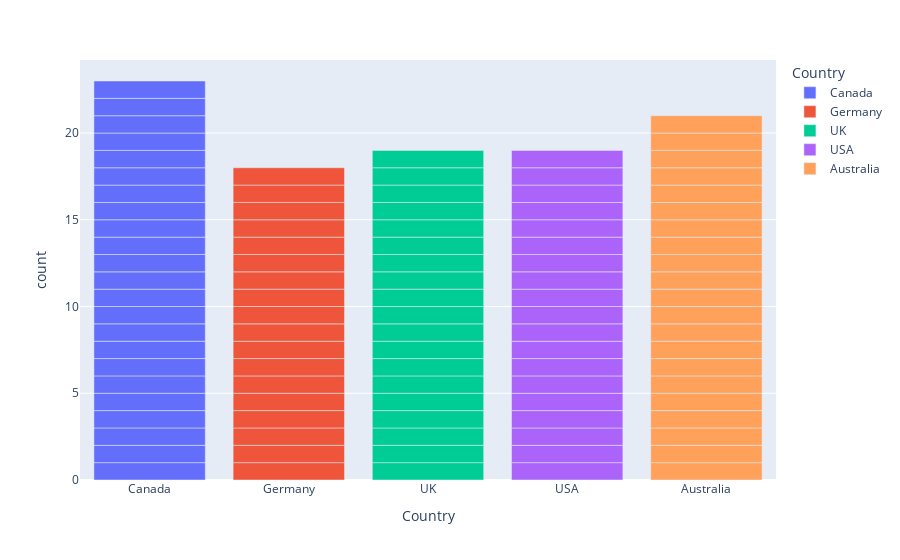

Notebook source saved alongside this figure:
### Code cell
px.bar(df,x="Country",color="Country")

### Figure 1 — Plotly figure (JSON) as saved in the notebook; plotly's stock layout.template omitted (floating-point values rounded to 4 significant figures)
{"data": [{"alignmentgroup": "True", "hovertemplate": "Country=%{x}<br>count=%{y}<extra></extra>", "legendgroup": "Canada", "marker": {"color": "#636efa", "pattern": {"shape": ""}}, "name": "Canada", "offsetgroup": "Canada", "orientation": "v", "showlegend": true, "textposition": "auto", "type": "bar", "x": ["Canada", "Canada", "Canada", "Canada", "Canada", "Canada", "Canada", "Canada", "Canada", "Canada", "Canada", "Canada", "Canada", "Canada", "Canada", "Canada", "Canada", "Canada", "Canada", "Canada", "Canada", "Canada", "Canada"], "xaxis": "x", "y": [1, 1, 1, 1, 1, 1, 1, 1, 1, 1, 1, 1, 1, 1, 1, 1, 1, 1, 1, 1, 1, 1, 1], "yaxis": "y"}, {"alignmentgroup": "True", "hovertemplate": "Country=%{x}<br>count=%{y}<extra></extra>", "legendgroup": "Germany", "marker": {"color": "#EF553B", "pattern": {"shape": ""}}, "name": "Germany", "offsetgroup": "Germany", "orientation": "v", "showlegend": true, "textposition": "auto", "type": "bar", "x": ["Germany", "Germany", "Germany", "Germany", "Germany", "Germany", "Germany", "Germany", "Germany", "Germany", "Germany", "Germany", "Germany", "Germany", "Germany", "Germany", "Germany", "Germany"], "xaxis": "x", "y": [1, 1, 1, 1, 1, 1, 1, 1, 1, 1, 1, 1, 1, 1, 1, 1, 1, 1], "yaxis": "y"}, {"alignmentgroup": "True", "hovertemplate": "Country=%{x}<br>count=%{y}<extra></extra>", "legendgroup": "UK", "marker": {"color": "#00cc96", "pattern": {"shape": ""}}, "name": "UK", "offsetgroup": "UK", "orientation": "v", "showlegend": true, "textposition": "auto", "type": "bar", "x": ["UK", "UK", "UK", "UK", "UK", "UK", "UK", "UK", "UK", "UK", "UK", "UK", "UK", "UK", "UK", "UK", "UK", "UK", "UK"], "xaxis": "x", "y": [1, 1, 1, 1, 1, 1, 1, 1, 1, 1, 1, 1, 1, 1, 1, 1, 1, 1, 1], "yaxis": "y"}, {"alignmentgroup": "True", "hovertemplate": "Country=%{x}<br>count=%{y}<extra></extra>", "legendgroup": "USA", "marker": {"color": "#ab63fa", "pattern": {"shape": ""}}, "name": "USA", "offsetgroup": "USA", "orientation": "v", "showlegend": true, "textposition": "auto", "type": "bar", "x": ["USA", "USA", "USA", "USA", "USA", "USA", "USA", "USA", "USA", "USA", "USA", "USA", "USA", "USA", "USA", "USA", "USA", "USA", "USA"], "xaxis": "x", "y": [1, 1, 1, 1, 1, 1, 1, 1, 1, 1, 1, 1, 1, 1, 1, 1, 1, 1, 1], "yaxis": "y"}, {"alignmentgroup": "True", "hovertemplate": "Country=%{x}<br>count=%{y}<extra></extra>", "legendgroup": "Australia", "marker": {"color": "#FFA15A", "pattern": {"shape": ""}}, "name": "Australia", "offsetgroup": "Australia", "orientation": "v", "showlegend": true, "textposition": "auto", "type": "bar", "x": ["Australia", "Australia", "Australia", "Australia", "Australia", "Australia", "Australia", "Australia", "Australia", "Australia", "Australia", "Australia", "Australia", "Australia", "Australia", "Australia", "Australia", "Australia", "Australia", "Australia", "Australia"], "xaxis": "x", "y": [1, 1, 1, 1, 1, 1, 1, 1, 1, 1, 1, 1, 1, 1, 1, 1, 1, 1, 1, 1, 1], "yaxis": "y"}], "layout": {"autosize": true, "barmode": "relative", "legend": {"title": {"text": "Country"}, "tracegroupgap": 0}, "margin": {"t": 60}, "xaxis": {"anchor": "y", "autorange": true, "categoryarray": ["Canada", "Germany", "UK", "USA", "Australia"], "categoryorder": "array", "domain": [0, 1], "range": [-0.5, 4.5], "title": {"text": "Country"}, "type": "category"}, "yaxis": {"anchor": "x", "autorange": true, "domain": [0, 1], "range": [0, 24.21], "title": {"text": "count"}, "type": "linear"}}}
